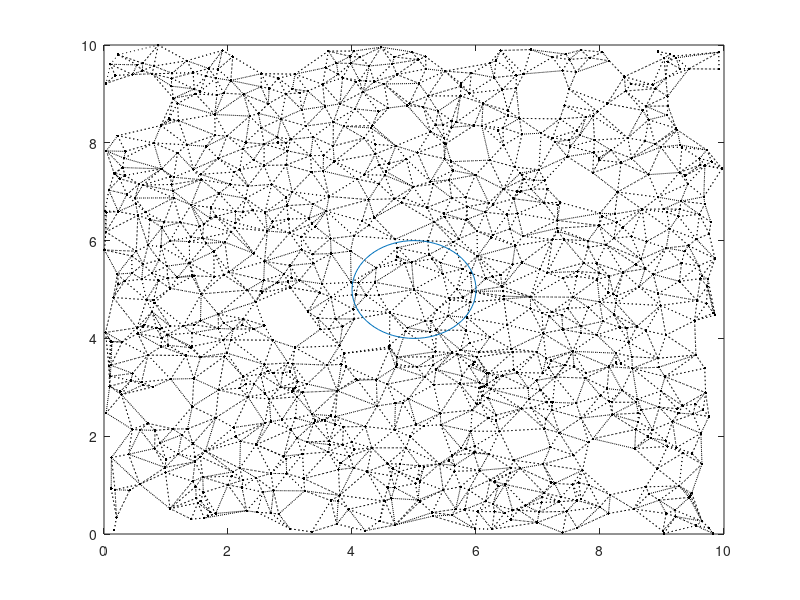

Reproduce this figure in MATLAB. (Note: this script raises an error after producing the figure.)

close all
clear
clc

%% generate random n points
      % Calculate the shortest distance and path between two points
      n = 1000;      
      xy = 10*rand(n,2); %generate random n points
%% define center and clear points close to it to create single high density point
      center = ones(size(xy));
      center = center*5;
      K = sqrt( sum( (xy-center).^2, 2) ); %sum(X,DIM) sums along the dimension DIM.
      xy(K <= 0.5, :) = [];
      xy = [xy;[5,5]];
      n=size(xy,1);
      A = zeros(n); 

%% triangulate points and store point to point relations
      tri = delaunay(xy(:,1),xy(:,2)); %triangulate n points
      %tri's format: [1 3 9] means point1, p3, p9 are corner of triangle
      I = tri(:); %format as sub-bottom, makes them single column matrix
      J = tri(:,[2 3 1]);  % change the order of columns, shift first column to last
      J = J(:); %format as sub-bottom, makes them single column matrix
      % until this time, we had tri as nX3, and then we generated I and J 
      % tri stores triangular relation, we want to make point2point
      % relation using I and J which was generated by formating tri

%% delete long ways to generate more complex map       
      D = sqrt( sum( (xy(I,:)-xy(J,:)).^2, 2) ); % sum squares of columns in a row and then sqrt them
      % calculates distancce btwn points
      I(D > 0.75,:) = []; %if distance greater than 0.75 mark as []
      J(D > 0.75,:) = []; %if distance greater than 0.75 mark as []

%% adjacency and drawing       
      IJ = I + n*(J-1); % generates random adjacency,
      A(IJ) = 1;
      
      gplot(A,xy,'k.:'); hold on;
      drawCircle(5, 5, 1);hold on;% draw map center

%% dijkstra : calculate costs and paths
      [cost,path] = dijkstra(A,xy,1,n)
      xy(path,:) %coordinates of points
            
      plot(xy(path,1),xy(path,2),'ro-','LineWidth',2); hold off;
      sprintf('end');